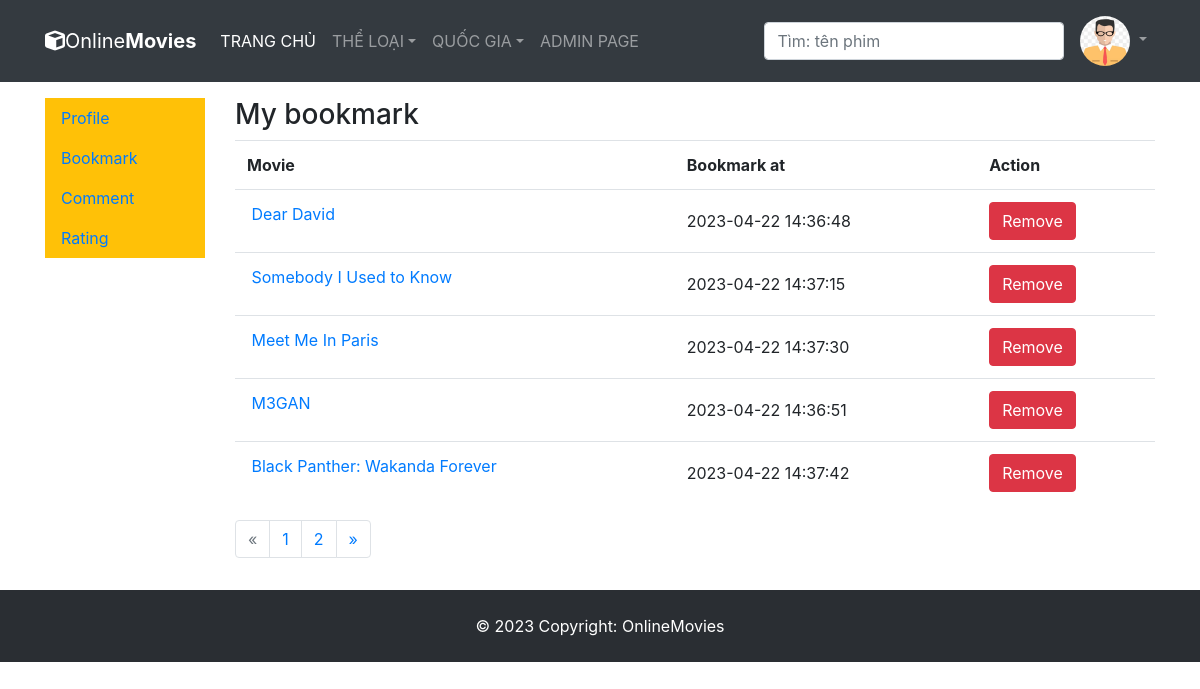
The page /view_user_bookmark.php (signed in) on the database its author committed.
### tables this page shows
CREATE TABLE `bookmark` (
  `created_at` timestamp NULL DEFAULT CURRENT_TIMESTAMP,
  `user_id` int NOT NULL,
  `movie_id` int NOT NULL
);

CREATE TABLE `movie` (
  `id` int NOT NULL,
  `name` varchar(100) DEFAULT NULL,
  `trailer` varchar(255) DEFAULT NULL,
  `runtime` int DEFAULT NULL,
  `poster` varchar(255) DEFAULT NULL,
  `description` text,
  `country_id` int DEFAULT NULL,
  `imdb_id` varchar(50) DEFAULT NULL,
  `release_date` date DEFAULT NULL,
  `popularity` float DEFAULT NULL,
  `src` varchar(255) DEFAULT NULL
);

### view_user_bookmark.php (the view, shortened to what this page needs)
<!DOCTYPE html>
<html lang="en">
<head>
	<link rel="stylesheet" href="https://cdn.jsdelivr.net/npm/bootstrap@4.6.2/dist/css/bootstrap.min.css">
	<link rel="stylesheet" href="https://cdnjs.cloudflare.com/ajax/libs/font-awesome/6.3.0/css/all.min.css" />
</head>
<?php require_once "connect.php" ?>
<body>
	<?php require_once "navbar.php" ?>
	<div class="container">
		<div class="row">
			<div class="col-12 col-xl-2 mt-3">
			</div>
			<div class="col-12 col-xl-10 mt-3">
				<h3>My bookmark</h3>
				<table class="table">
					<tr>
						<th>Movie</th>
						<th>Bookmark at</th>
						<th>Action</th>
					</tr>
					<?php
					$currentPage = 1;
					$user_id = $_SESSION['id'];
					$numberOfBookmarkEachPage = 5;
					$numberOfBookmark = $conn->query("SELECT * from bookmark where user_id = $user_id")->num_rows;
					$numberOfPage = ceil($numberOfBookmark / $numberOfBookmarkEachPage);
					$numberOfOffsetBookmark = ($currentPage - 1) * $numberOfBookmarkEachPage;
					$result_set = $conn->query("SELECT movie.id as id, movie.name as name, movie.poster as poster, bookmark.* FROM bookmark INNER JOIN movie ON bookmark.movie_id = movie.id where bookmark.user_id = $user_id LIMIT $numberOfBookmarkEachPage OFFSET $numberOfOffsetBookmark");
					while ($row = $result_set->fetch_assoc()) {
						$movie_id = $row['id'];
					?>
						<tr>
							<td>
								<a href="detail_page.php?id=<?= $movie_id ?>">
									<?= $row['name'] ?>
								</a>
							</td>
							<td class="align-middle"><?= $row['created_at'] ?></td>
							<td class="align-middle">
								<button data-user-id="<?=$user_id?>" data-movie-id="<?=$row['id']?>" class="btn btn-danger delete">Remove</button>
							</td>
						</tr>
					<?php } ?>
				</table>
				<nav aria-label="Page navigation example">
					<ul class="pagination">
						<li class="page-item <?php if ($currentPage == 1) {
													echo "disabled";
												} ?> ">
							<a class="page-link " href="#" aria-label="Previous">
								<span aria-hidden="true">&laquo;</span>
							</a>
						</li>
						<?php for ($i = 1; $i <= $numberOfPage; $i++) { ?>
							<li class="page-item "><a class="page-link <?php if ($i == $currentPage) { echo "active";} ?>" href="view_user_bookmark.php?currentPage=<?= $i ?>"><?= $i ?></a></li>
						<?php } ?>
						<li class="page-item <?php if ($currentPage == $numberOfPage) {
													echo "disabled";
												} ?>">
							<a class="page-link" href="#" aria-label="Next">
								<span aria-hidden="true">&raquo;</span>
							</a>
						</li>
					</ul>
				</nav>
			</div>
		</div>
	</div>
</body>
</html>

### rows shown on the page
bookmark: movie.name "Dear David", created_at "2023-04-22 14:36:48"
bookmark: movie.name "Somebody I Used to Know", created_at "2023-04-22 14:37:15"
bookmark: movie.name "Meet Me In Paris", created_at "2023-04-22 14:37:30"
bookmark: movie.name "M3GAN", created_at "2023-04-22 14:36:51"
bookmark: movie.name "Black Panther: Wakanda Forever", created_at "2023-04-22 14:37:42"
